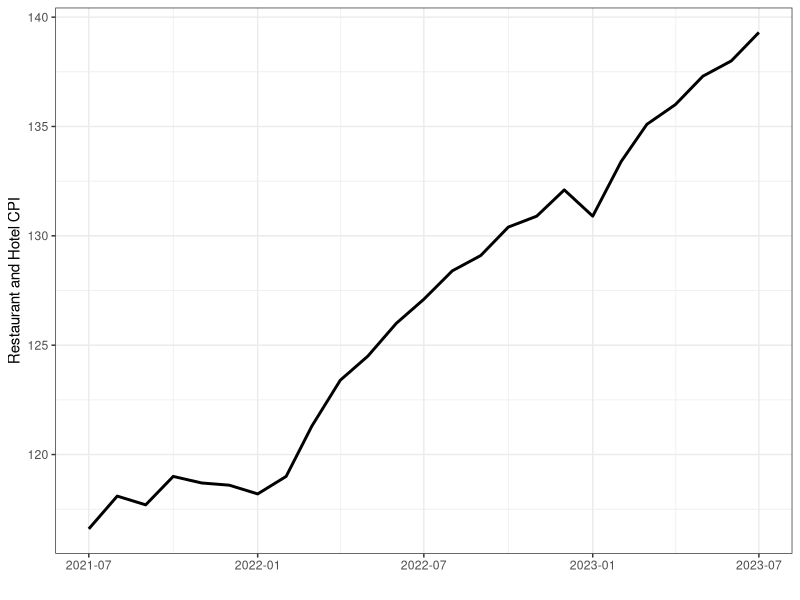
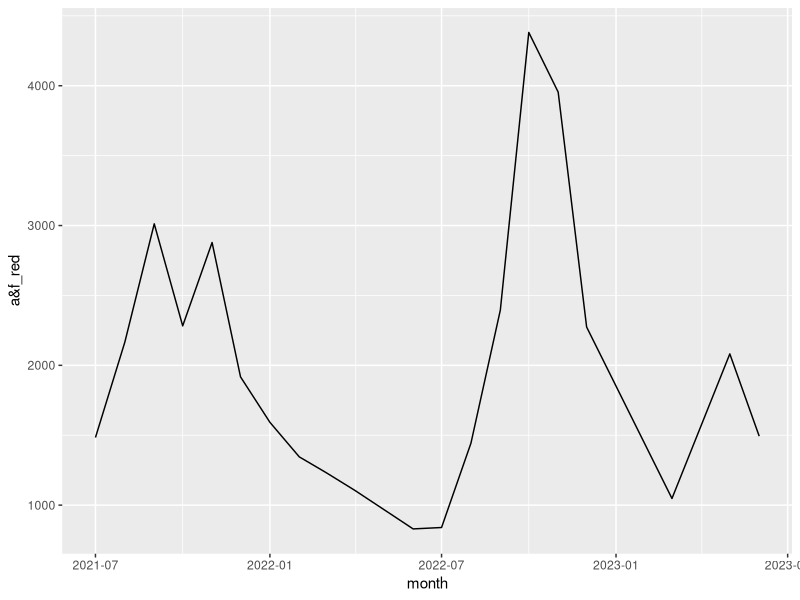
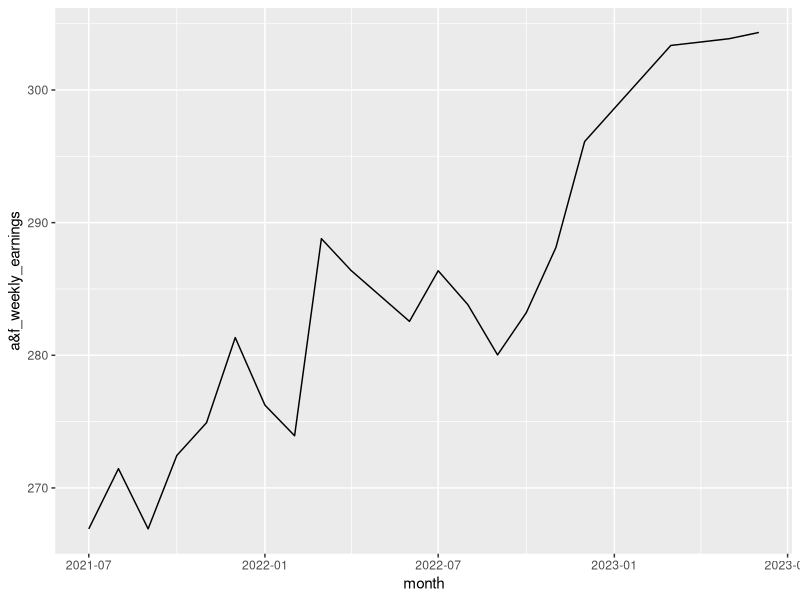
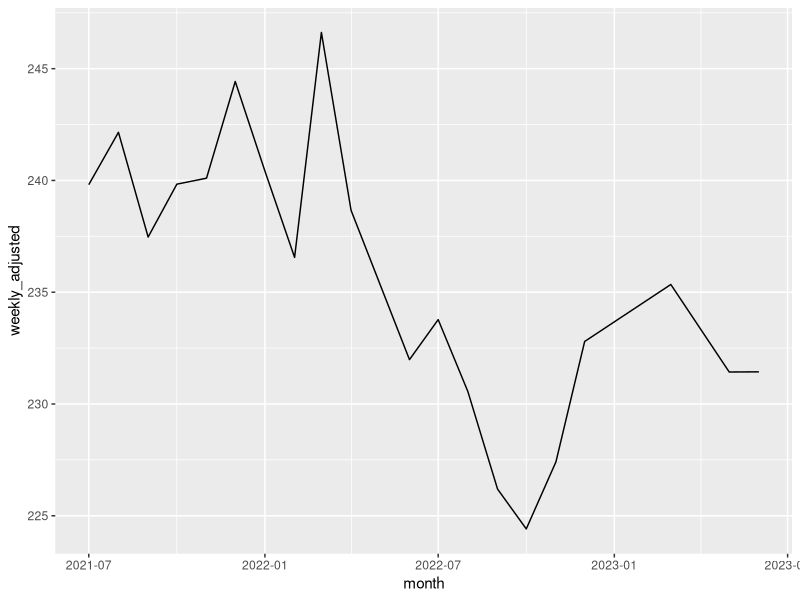
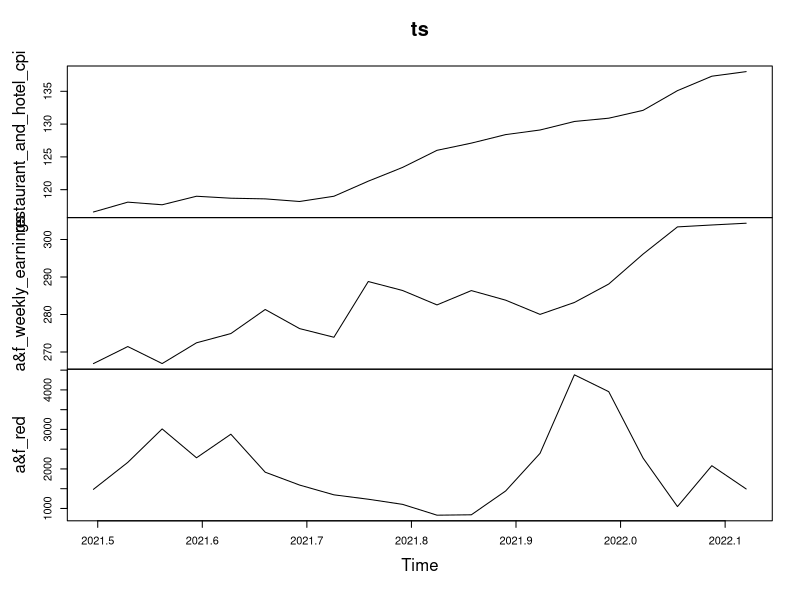
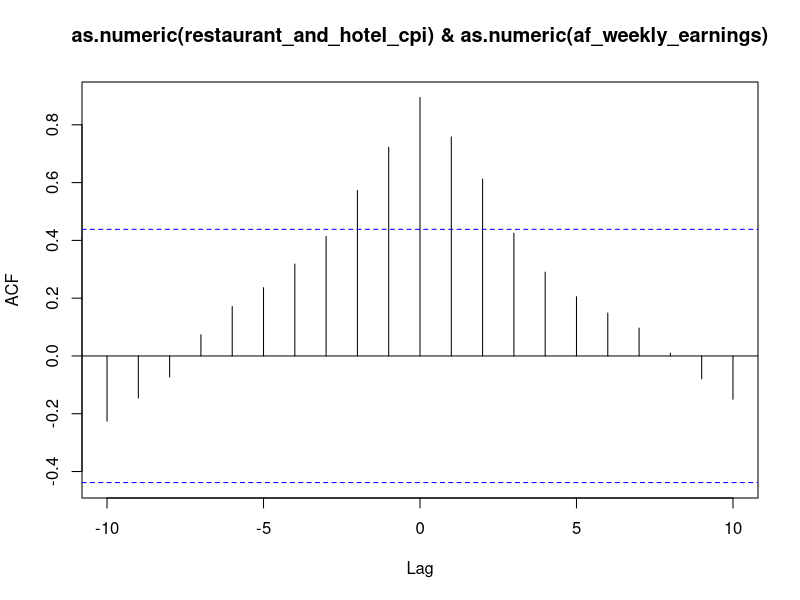
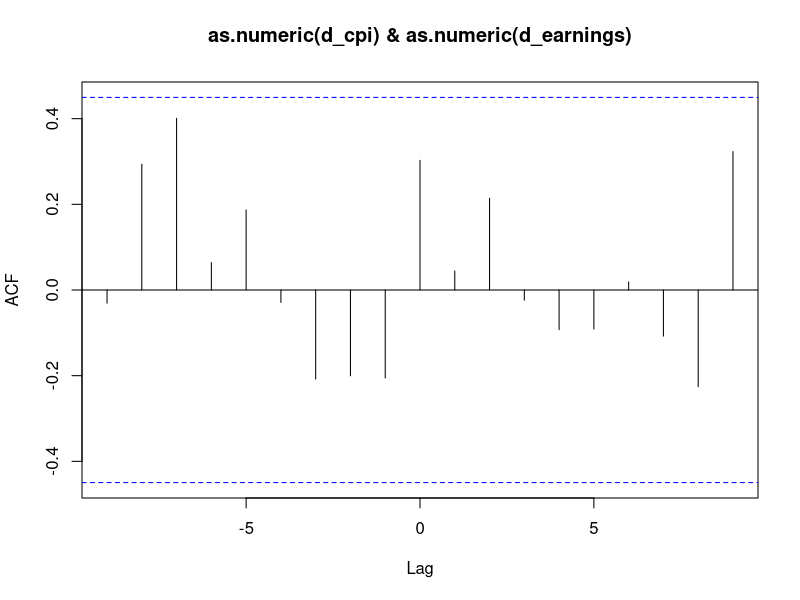
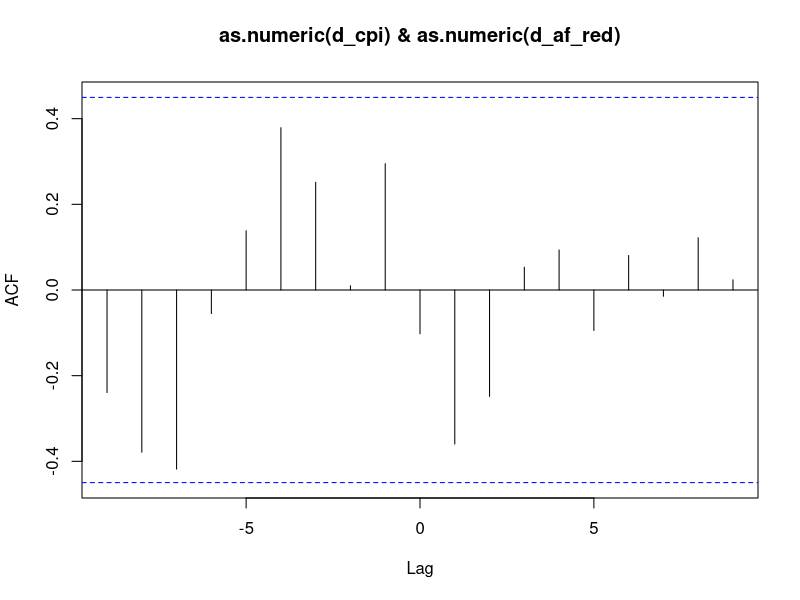

The R script that drew these images, in order:
library(tidyverse)
library(readxl)

setwd("D:/Users/polly.lorimer/OneDrive - MHCLG/Documents/Training/Data Science Campus/Data Science for Policy/technical-exercise")

# Import CPI Data 

cpi <- read_excel("Data/consumerpriceinflationdetailedreferencetables (1).xlsx",
                  sheet = "Table 2",
                  skip = 16,
                  n_max = 25)%>%
  select("month" = "...2",
         "restaurant_and_hotel_cpi"="L52D")
  
cpi$month[2:6] <- paste0(cpi$month[2:6]," 2021")
cpi$month[7:12] <- paste0(cpi$month[7:12]," 2022")
cpi$month[14:18] <- paste0(cpi$month[14:18]," 2022")
cpi$month[19:24] <- paste0(cpi$month[19:24]," 2023")

month_list <- c("Jan","Feb","Mar","Apr","May","Jun","Jul","Aug","Sep","Oct","Nov","Dec")
 
 for (i in month_list){
   
   num_month <- which(month_list == i)%>%as.character()
   
   if (num_month %in% c(10,11,12)){
     num_month <- num_month
   } else {
     num_month <- paste0("0",num_month)
   }
   
   month_data <- cpi %>%
     filter(grepl(i,month))
   
   month_data$month <- gsub(paste0(i," "), paste0("01/",num_month,"/"), month_data$month)
   
   cpi <- cpi %>% 
     filter(!grepl(i,month))%>%
     rbind(month_data)
 }
 
cpi$month <- as.Date(cpi$month, format = "%d/%m/%Y")

# visualise this 

ggplot(cpi, aes(x = month, y = restaurant_and_hotel_cpi, group = 1))+
  geom_line(linewidth = 1)+
  theme_bw()+
  xlab("")+
  ylab("Restaurant and Hotel CPI")

# Import Redundancy Data 

red <- read_excel("Data/red02aug2023.xlsx",
                         sheet = "Industry - levels",
                         skip = 5,
                         n_max = 175)%>%
  na.omit()%>%
  select("month"="...1",
         "a&f_red" = "Accommodation & food services")

red$month <- gsub("^.{0,4}", "", red$month)

for (i in month_list){
  
  num_month <- which(month_list == i)%>%as.character()
  
  if (num_month %in% c(10,11,12)){
    num_month <- num_month
  } else {
    num_month <- paste0("0",num_month)
  }
  
  month_data <- red %>%
    filter(grepl(i,month))
  
  month_data$month <- gsub(paste0(i," "), paste0("01/",num_month,"/"), month_data$month)
  
  red <- red %>% 
    filter(!grepl(i,month))%>%
    rbind(month_data)
}

red$month <- as.Date(red$month, format = "%d/%m/%Y")

# This is showing redundancies in 3 months before so let's divide by 3 for appoximate redundancies that month

red$`a&f_red` <- as.numeric(red$`a&f_red`)/3

# Merge data 

red_cpi <- cpi %>%
  merge(red,
        how = "left",
        by = "month")%>%
  na.omit()

ggplot(red_cpi, aes(x = month, y = `a&f_red`))+
  geom_line()

# Import earnings data 

earnings <- read_excel("Data/weekly_earnings.xlsx")

for (i in month_list){
  
  num_month <- which(month_list == i)%>%as.character()
  
  if (num_month %in% c(10,11,12)){
    num_month <- num_month
  } else {
    num_month <- paste0("0",num_month)
  }
  
  month_data <- earnings %>%
    filter(grepl(i,month))
  
  month_data$month <- gsub(paste0(" ",i),"", month_data$month)
  month_data$month <- paste0("01/",num_month,"/",month_data$month)
  
  earnings <- earnings %>% 
    filter(!grepl(i,month))%>%
    rbind(month_data)
}

earnings$month <- as.Date(earnings$month, format = "%d/%m/%Y")

# Now Adjust for inflation  

# Download overall CPI 

overall_cpi<- read_excel("Data/consumerpriceinflationdetailedreferencetables (1).xlsx",
                                 sheet = "Table 1",
                                 skip = 13,
                                 n_max = 38)%>%
  select("month" = "...1",
         "cpi" = "D7BT")

overall_cpi$month[2:6] <- paste0(overall_cpi$month[2:6]," 2020")
overall_cpi$month[7:12] <- paste0(overall_cpi$month[7:12]," 2021")
overall_cpi$month[14:18] <- paste0(overall_cpi$month[14:18]," 2021")
overall_cpi$month[19:24] <- paste0(overall_cpi$month[19:24]," 2022")
overall_cpi$month[26:30] <- paste0(overall_cpi$month[26:30]," 2022")
overall_cpi$month[31:36] <- paste0(overall_cpi$month[31:36]," 2023")


for (i in month_list){
  
  num_month <- which(month_list == i)%>%as.character()
  
  if (num_month %in% c(10,11,12)){
    num_month <- num_month
  } else {
    num_month <- paste0("0",num_month)
  }
  
  month_data <- overall_cpi %>%
    filter(grepl(i,month))
  
  month_data$month <- gsub(paste0(i," "), paste0("01/",num_month,"/"), month_data$month)
  
  overall_cpi <- overall_cpi %>% 
    filter(!grepl(i,month))%>%
    rbind(month_data)
}

overall_cpi$month <- as.Date(overall_cpi$month, format = "%d/%m/%Y")

earnings_adjusted <- earnings %>% 
  merge(overall_cpi,
        how = 'left',
        on = 'month')%>%
  mutate(weekly_adjusted = 100*`a&f_weekly_earnings`/cpi)

# Merge with other data 

hospitality_data <- red_cpi %>% 
  merge(earnings_adjusted, 
        how = 'left',
        on = 'month')

ggplot()+
  geom_line(data = hospitality_data, aes(x = month,y = `a&f_weekly_earnings`))

ggplot()+
  geom_line(data = hospitality_data, aes(x = month,y = `weekly_adjusted`)) 
  
# create a time series 

ts_data <- hospitality_data %>% 
  select("restaurant_and_hotel_cpi",
         "a&f_weekly_earnings",
         "a&f_red")

ts <- ts(ts_data,start = decimal_date(ymd("2021-07-01")),frequency = 365.25/12)

plot(ts)

restaurant_and_hotel_cpi <- ts(ts_data %>% select("restaurant_and_hotel_cpi"),start = decimal_date(ymd("2021-07-01")),frequency = 365.25/12)
af_weekly_earnings <- ts(ts_data %>% select("a&f_weekly_earnings"),start = decimal_date(ymd("2021-07-01")),frequency = 365.25/12)

ccf(as.numeric(restaurant_and_hotel_cpi), as.numeric(af_weekly_earnings)) 

d_cpi <- diff(restaurant_and_hotel_cpi)
d_earnings <- diff(af_weekly_earnings)

ccf(as.numeric(d_cpi),as.numeric(d_earnings))

af_red <- ts(ts_data %>% select("a&f_red"),start = decimal_date(ymd("2021-07-01")),frequency = 365.25/12)

d_af_red <- diff(af_red)
ccf(as.numeric(d_cpi),as.numeric(d_af_red))

plot(d_af_red)

ccf(as.numeric(d_earnings),as.numeric(d_af_red))

ad_earnings <- ts(hospitality_data$weekly_adjusted,
                  start = decimal_date(ymd("2021-07-01")),frequency = 365.25/12)

plot(ad_earnings)

d_ad_earnings <- diff(ad_earnings)

ccf(as.numeric(d_cpi),as.numeric(d_ad_earnings))

